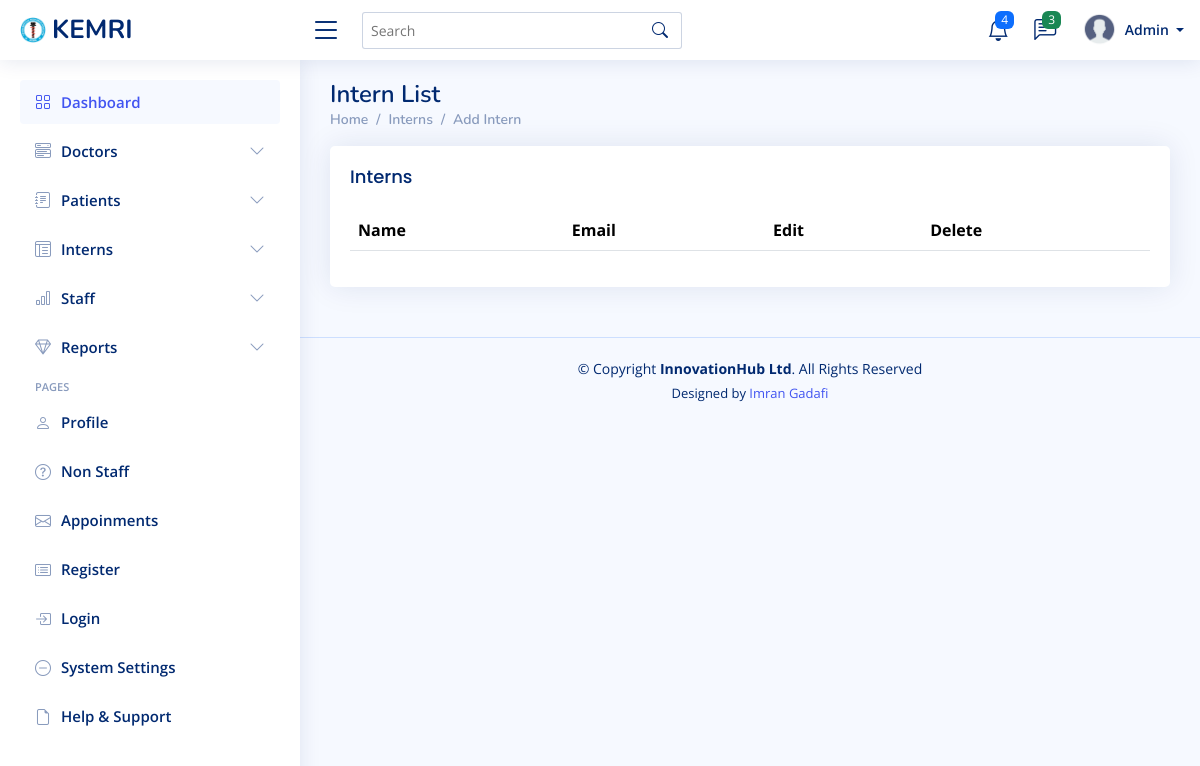
The app's page /interns/, older data.
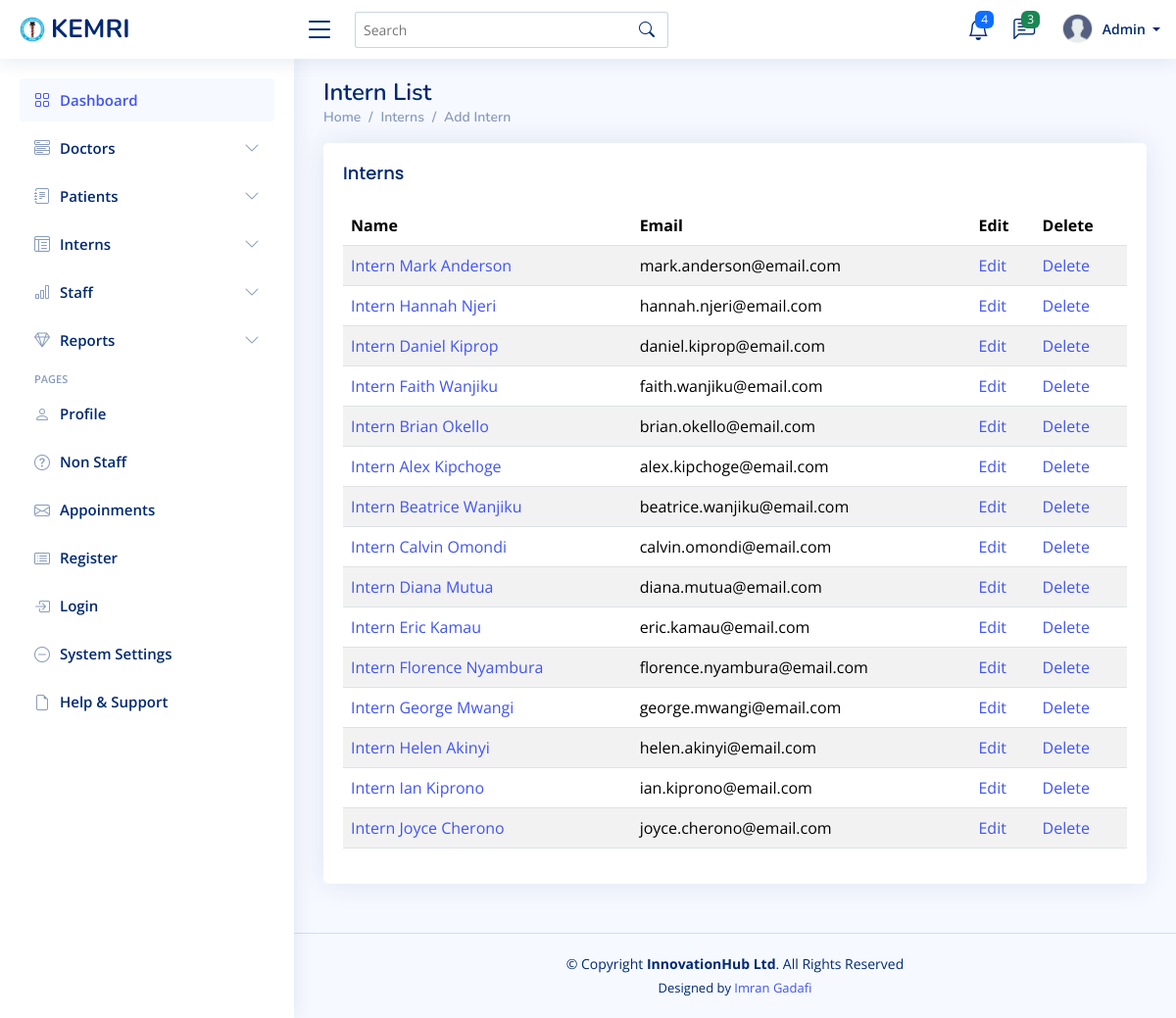
The same page, newer data.
### mtwapa_branch/models.py (models this page shows)
class Intern(models.Model):
    first_name = models.CharField(max_length=100)
    last_name = models.CharField(max_length=100)
    phone = models.CharField(max_length=100)
    email = models.EmailField(max_length=100 , blank=True, null=True )
    emergency_contact_name = models.CharField(max_length=100, blank=True, null=True)
    emergency_contact_phone = models.CharField(max_length=15, blank=True, null=True)
    gender = models.CharField(
        max_length=10,
        choices=[('Male', 'Male'), ('Female', 'Female'), ('Other', 'Other')],
        blank=True,
        null=True
    )
    Identification_no= models.CharField(max_length=100 , blank=True, null=True)
    assigned_doctor = models.ForeignKey(Doctor, on_delete=models.SET_NULL, null=True)
    assigned_area = models.CharField(max_length=150)
    start_date = models.DateField()
    end_date = models.DateField(blank=True, null=True)
    profile_picture = models.ImageField(upload_to='intern_profiles/', blank=True, null=True)
    def __str__(self):
        return f"Intern {self.first_name} {self.last_name}"

### mtwapa_branch/views.py (the view)
# urls.py: path('interns/', views.intern_list, name='intern_list'),
def intern_list(request):
    interns = Intern.objects.all()
    return render(request, 'intern/intern_list.html', {'interns': interns})

### templates/intern/intern_list.html
{% extends "base/base.html" %}
{% load static %}
{% block content %}
<div class="pagetitle">
    <h1>Intern List</h1>
    <nav>
        <ol class="breadcrumb">
            <li class="breadcrumb-item"><a href="{% url 'dashboard' %}">Home</a></li>
            <li class="breadcrumb-item">Interns</li>
            <li class="breadcrumb-item active"><a href="{% url 'intern_create' %}">Add Intern</a></li>
        </ol>
    </nav>
</div>
<section class="section">
    <div class="row">
        <div class="col-lg-12">
            <div class="card">
                <div class="card-body">
                    <h5 class="card-title">Interns</h5>
                    <div class="table-responsive">
                        <table class="table table-striped datatable">
                            <thead>
                                <tr>
                                    <th>Name</th>
                                    <th>Email</th>
                                    <th>Edit</th>
                                    <th>Delete</th>
                                </tr>
                            </thead>
                            <tbody>
                                {% for intern in interns %}
                                <tr>
                                    <td><a href="{% url 'intern_detail' intern.pk %}">{{ intern }}</a></td>
                                    <td>{{ intern.email }}</td>
                                    <td><a href="{% url 'intern_update' intern.pk %}">Edit</a></td>
                                    <td><a href="{% url 'intern_delete' intern.pk %}">Delete</a></td>
                                </tr>
                                {% endfor %}
                            </tbody>
                        </table>
                    </div>
                </div>
            </div>
        </div>
    </div>
</section>
{% endblock %}

Row changes from the older to the newer data that the page shows:
added Intern: first_name+last_name "Intern Mark Anderson", email "mark.anderson@email.com"
added Intern: first_name+last_name "Intern Hannah Njeri", email "hannah.njeri@email.com"
added Intern: first_name+last_name "Intern Daniel Kiprop", email "daniel.kiprop@email.com"
added Intern: first_name+last_name "Intern Faith Wanjiku", email "faith.wanjiku@email.com"
added Intern: first_name+last_name "Intern Brian Okello", email "brian.okello@email.com"
added Intern: first_name+last_name "Intern Alex Kipchoge", email "alex.kipchoge@email.com"
added Intern: first_name+last_name "Intern Beatrice Wanjiku", email "beatrice.wanjiku@email.com"
added Intern: first_name+last_name "Intern Calvin Omondi", email "calvin.omondi@email.com"
added Intern: first_name+last_name "Intern Diana Mutua", email "diana.mutua@email.com"
added Intern: first_name+last_name "Intern Eric Kamau", email "eric.kamau@email.com"
added Intern: first_name+last_name "Intern Florence Nyambura", email "florence.nyambura@email.com"
added Intern: first_name+last_name "Intern George Mwangi", email "george.mwangi@email.com"
added Intern: first_name+last_name "Intern Helen Akinyi", email "helen.akinyi@email.com"
added Intern: first_name+last_name "Intern Ian Kiprono", email "ian.kiprono@email.com"
added Intern: first_name+last_name "Intern Joyce Cherono", email "joyce.cherono@email.com"
